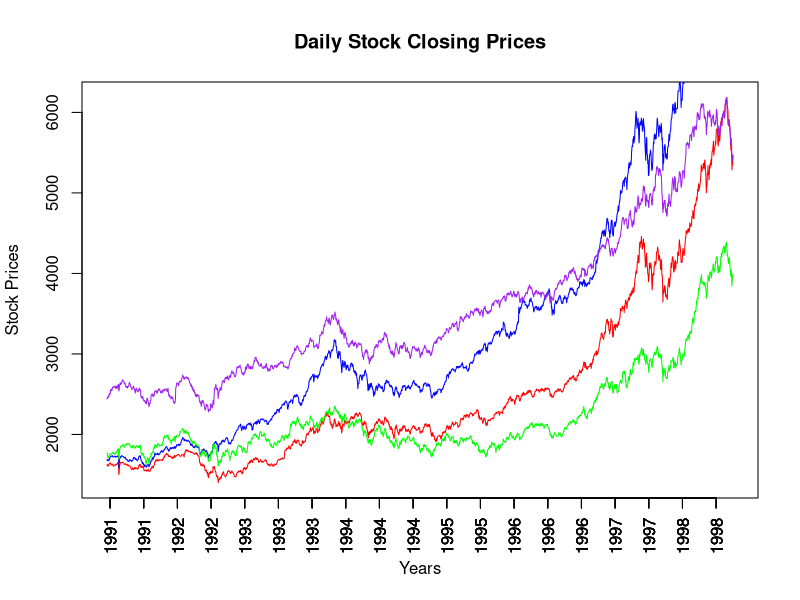

The R source for this figure:
## ---- chunk 1
knitr::opts_chunk$set(echo = TRUE)
## ---- chunk 2
print(typeof("ABC123!@#"))
print(typeof(12345))
print(typeof(12345.67))
## ---- chunk 3
x <- c(1, 2, 3, 4, 5)
y <- c(1, 2, 3, 4, 5)

print(x+y)
print(x*y)
print(x-y)
print(x/y)
## ---- chunk 4
summary(EuStockMarkets)
## ---- chunk 5
x <- seq_len(nrow(EuStockMarkets))

plot(x, EuStockMarkets[, "DAX"], type="n", main = "Daily Stock Closing Prices", xaxt="n", ylab="Stock Prices", xlab="Years")

colors <- c("red", "blue", "green", "purple")

for (i in seq_len(ncol(EuStockMarkets))) {
  lines(x, EuStockMarkets[,i], col=colors[i])
  years <- as.integer(time(EuStockMarkets))
  tick.posis <- seq(10, length(years), by = 100)
  axis(1, at = tick.posis, las = 2, labels = years[tick.posis])
}
## ---- chunk 6
for (i in 1:10) {
  print(c(EuStockMarkets[i, ]))
}
